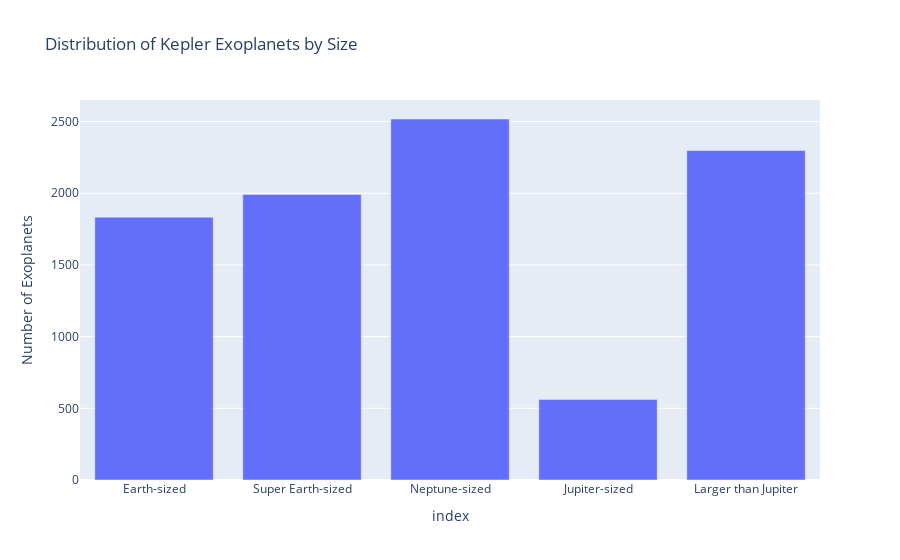

The notebook cell this image was saved under:
### Markdown cell above
### Exoplanet Distribution
Visualization of the distribution of exoplanets discovered by Kepler based on their sizes (Earth-sized, Neptune-sized, Jupiter-sized, etc.) using a bar chart or pie chart.

### Code cell
# Define exoplanet size categories
size_bins = [0, 1.25, 2, 6, 15, float('inf')]
size_labels = ['Earth-sized', 'Super Earth-sized', 'Neptune-sized', 'Jupiter-sized', 'Larger than Jupiter']

# Categorize exoplanets by size
df['size_category'] = pd.cut(df['koi_prad'], bins=size_bins, labels=size_labels)

# Count exoplanets in each size category
size_counts = df['size_category'].value_counts().sort_index()

# Create a bar chart showing the distribution of exoplanets by size
fig = px.bar(size_counts, x=size_counts.index, y=size_counts.values, labels={'x': 'Exoplanet Size', 'y': 'Number of Exoplanets'},
             title='Distribution of Kepler Exoplanets by Size')
fig.show()

### Figure 1 — Plotly figure (JSON) as saved in the notebook; plotly's stock layout.template omitted (floating-point values rounded to 4 significant figures)
{"data": [{"alignmentgroup": "True", "hovertemplate": "index=%{x}<br>Number of Exoplanets=%{y}<extra></extra>", "legendgroup": "", "marker": {"color": "#636efa", "pattern": {"shape": ""}}, "name": "", "offsetgroup": "", "orientation": "v", "showlegend": false, "textposition": "auto", "type": "bar", "x": ["Earth-sized", "Super Earth-sized", "Neptune-sized", "Jupiter-sized", "Larger than Jupiter"], "xaxis": "x", "y": [1833, 1991, 2518, 561, 2298], "yaxis": "y"}], "layout": {"barmode": "relative", "legend": {"tracegroupgap": 0}, "title": {"text": "Distribution of Kepler Exoplanets by Size"}, "xaxis": {"anchor": "y", "domain": [0, 1], "title": {"text": "index"}}, "yaxis": {"anchor": "x", "domain": [0, 1], "title": {"text": "Number of Exoplanets"}}}}
